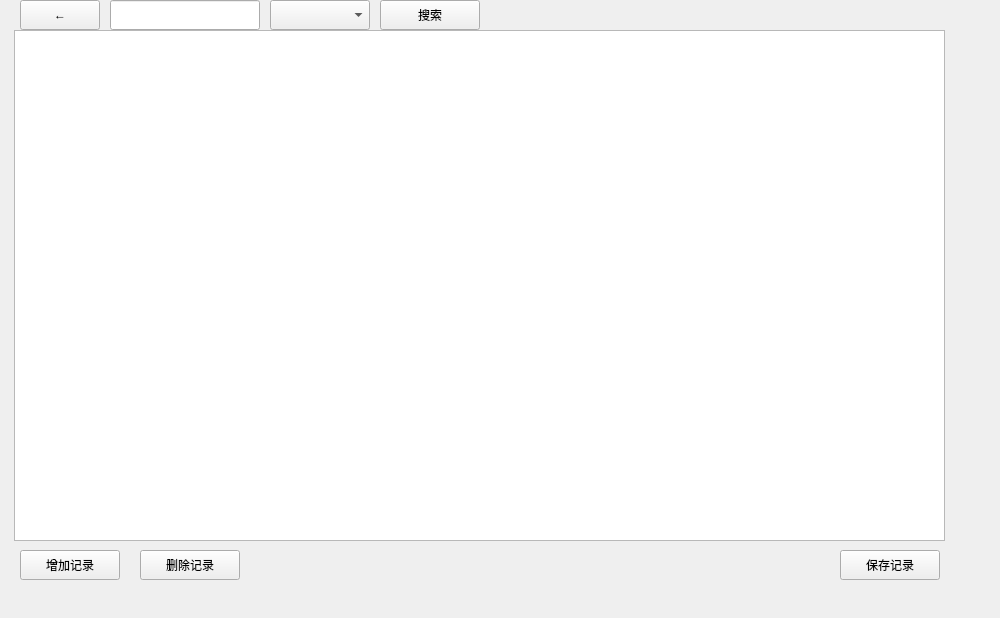
<?xml version="1.0" encoding="UTF-8"?>
<ui version="4.0">
 <class>borrow_record</class>
 <widget class="QWidget" name="borrow_record">
  <property name="geometry">
   <rect>
    <x>0</x>
    <y>0</y>
    <width>1000</width>
    <height>618</height>
   </rect>
  </property>
  <property name="windowTitle">
   <string>Form</string>
  </property>
  <widget class="QComboBox" name="depcbBox">
   <property name="geometry">
    <rect>
     <x>270</x>
     <y>0</y>
     <width>100</width>
     <height>30</height>
    </rect>
   </property>
  </widget>
  <widget class="QLineEdit" name="findrecord">
   <property name="geometry">
    <rect>
     <x>110</x>
     <y>0</y>
     <width>150</width>
     <height>30</height>
    </rect>
   </property>
  </widget>
  <widget class="QPushButton" name="back">
   <property name="geometry">
    <rect>
     <x>20</x>
     <y>0</y>
     <width>80</width>
     <height>30</height>
    </rect>
   </property>
   <property name="text">
    <string>←</string>
   </property>
  </widget>
  <widget class="QPushButton" name="saveBtn">
   <property name="geometry">
    <rect>
     <x>840</x>
     <y>550</y>
     <width>100</width>
     <height>30</height>
    </rect>
   </property>
   <property name="text">
    <string>保存记录</string>
   </property>
  </widget>
  <widget class="QPushButton" name="search">
   <property name="geometry">
    <rect>
     <x>380</x>
     <y>0</y>
     <width>100</width>
     <height>30</height>
    </rect>
   </property>
   <property name="text">
    <string>搜索</string>
   </property>
  </widget>
  <widget class="QTableView" name="tableView">
   <property name="enabled">
    <bool>true</bool>
   </property>
   <property name="geometry">
    <rect>
     <x>14</x>
     <y>30</y>
     <width>931</width>
     <height>511</height>
    </rect>
   </property>
   <property name="frameShadow">
    <enum>QFrame::Raised</enum>
   </property>
  </widget>
  <widget class="QPushButton" name="deleteBtn">
   <property name="geometry">
    <rect>
     <x>140</x>
     <y>550</y>
     <width>100</width>
     <height>30</height>
    </rect>
   </property>
   <property name="text">
    <string>删除记录</string>
   </property>
  </widget>
  <widget class="QPushButton" name="addBtn">
   <property name="geometry">
    <rect>
     <x>20</x>
     <y>550</y>
     <width>100</width>
     <height>30</height>
    </rect>
   </property>
   <property name="text">
    <string>增加记录</string>
   </property>
  </widget>
 </widget>
 <resources/>
 <connections/>
</ui>
